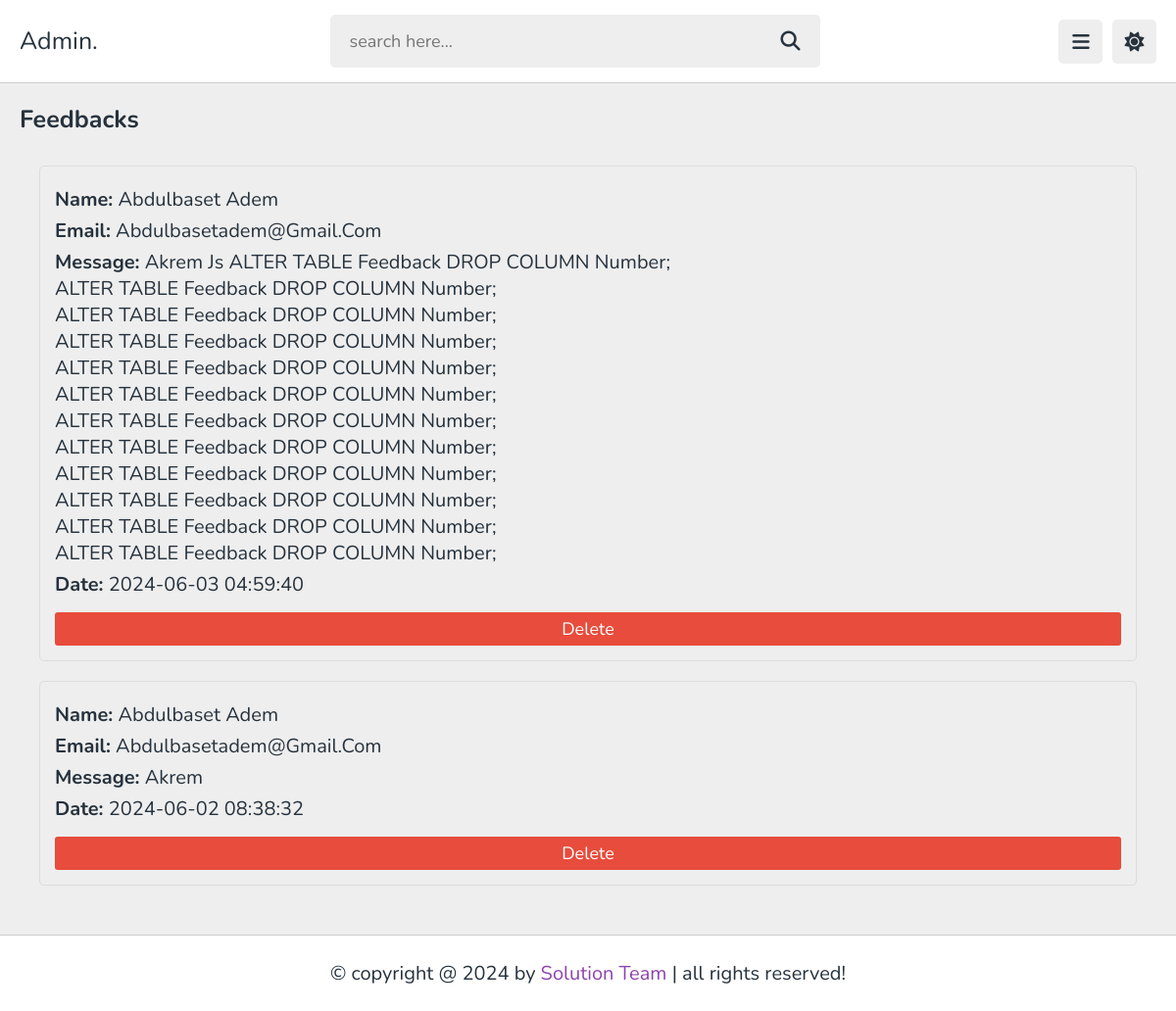
Screenshot of /Admin/admin_feedback.php (signed in) with the database file from the repository.
### tables this page shows
CREATE TABLE `feedback` (
    `id` int(11) NOT NULL,
    `name` varchar(50) NOT NULL,
    `email` varchar(50) NOT NULL,
    `message` text NOT NULL,
    `created_at` timestamp NOT NULL DEFAULT current_timestamp()
);

### Admin/admin_feedback.php (the view, shortened to what this page needs)
<?php
include '../db_connection.php';
$select_feedback = $conn->prepare("SELECT * FROM feedback ORDER BY created_at DESC");
$select_feedback->execute();
$feedbacks = $select_feedback->fetchAll(PDO::FETCH_ASSOC);
?>
<!DOCTYPE html>
<html lang="en">
<head>
    <link rel="stylesheet" href="https://cdnjs.cloudflare.com/ajax/libs/font-awesome/6.1.2/css/all.min.css">
    <link rel="stylesheet" href="../css/style.css">
</head>
<body>
    <header class="header">
        <section class="flex">
            <a href="dashboard.php" class="logo">Admin.</a>
            <form action="search_page.php" method="post" class="search-form">
                <input type="text" name="search" placeholder="search here..." required maxlength="100">
                <button type="submit" class="fas fa-search" name="search_btn"></button>
            </form>
            <div class="icons">
                <div id="menu-btn" class="fas fa-bars"></div>
                <div id="toggle-btn" class="fas fa-sun"></div>
            </div>
        </section>
    </header>
    <section class="feedback">
        <h3 class="title">Feedbacks</h3>
        <div class="feedback-list">
            <?php if ($feedbacks): ?>
            <?php foreach ($feedbacks as $feedback): ?>
            <div class="feedback-item" style="color:#333;">
                <p><strong>Name:</strong> <?= htmlspecialchars($feedback['name']); ?></p>
                <p><strong>Email:</strong> <?= htmlspecialchars($feedback['email']); ?></p>
                <p><strong>Message:</strong> <?= nl2br(htmlspecialchars($feedback['message'])); ?></p>
                <p><strong>Date:</strong> <?= $feedback['created_at']; ?></p>
                <a href="admin_feedback.php?delete=<?= $feedback['id']; ?>"
                    onclick="return confirm('Are you sure you want to delete this feedback?');"
                    class="delete-btn">Delete</a>
            </div>
            <?php endforeach; ?>
            <?php else: ?>
            <p>No feedbacks found.</p>
            <?php endif; ?>
        </div>
    </section>
    <footer class="footer">
        &copy; copyright @ 2024 by <span>Solution Team</span> | all rights reserved!
    </footer>
</body>
</html>

### css/style.css (style rules this page uses)
:root { --main-color: #8e44ad; --red: #e74c3c; --orange: #f39c12; --light-color: #888; --light-bg: #eee; --black: #26323d; --white: #fff; --border: .1rem solid rgba(0, 0, 0, .2); }
* { font-family: 'Nunito', sans-serif; margin: 0; padding: 0; box-sizing: border-box; outline: none; border: none; text-decoration: none; }
html { font-size: 62.5%; overflow-x: hidden; }
body { background-color: var(--light-bg); padding-left: 25%; }
html, body { height: 100%; margin: 0; }
* { margin: 0; padding: 0; box-sizing: border-box; }
section { padding: 2rem; margin: 0 auto; max-width: 1200px; }
.inline-btn, .inline-option-btn, .inline-delete-btn, .btn, .delete-btn, .option-btn { border-radius: .5rem; color: #fff; font-size: 1.8rem; cursor: pointer; text-transform: capitalize; padding: 1rem 3rem; text-align: center; margin-top: 1rem; }
.btn, .delete-btn, .option-btn { display: block; width: 100%; }
.delete-btn, .inline-delete-btn { background-color: var(--red); }
.header { position: sticky; top: 0; left: 0; right: 0; background-color: var(--white); z-index: 1000; border-bottom: var(--border); }
.header .flex { display: flex; align-items: center; justify-content: space-between; position: relative; padding: 1.5rem 2rem; }
.header .flex .logo { font-size: 2.5rem; color: var(--black); }
.header .flex .search-form { width: 50rem; border-radius: .5rem; background-color: var(--light-bg); padding: 1.5rem 2rem; display: flex; gap: 2rem; }
.header .flex .search-form input { width: 100%; font-size: 1.8rem; color: var(--black); background: none; }
.header .flex .search-form button { background: none; font-size: 2rem; cursor: pointer; color: var(--black); }
.header .flex .icons div { font-size: 2rem; color: var(--black); background-color: var(--light-bg); border-radius: .5rem; height: 4.5rem; width: 4.5rem; line-height: 4.5rem; cursor: pointer; text-align: center; margin-left: .7rem; }
.home-grid .box-container .box h3, p { font-size: 2rem; color: var(--black); text-transform: capitalize; }
.footer { background-color: var(--white); border-top: var(--border); position: sticky; bottom: 0; left: 0; right: 0; text-align: center; font-size: 2rem; padding: 2.5rem 2rem; color: var(--black); margin-top: 1rem; z-index: 1000; }
.footer span { color: var(--main-color); }
.feedback .title { margin-bottom: 1rem; text-transform: capitalize; color: var(--black); font-size: 2.5rem; }
.feedback-list { display: flex; flex-direction: column; gap: 20px; padding: 20px; }
.feedback-item { border: 1px solid #ddd; padding: 15px; border-radius: 5px; }
.feedback-item p { margin: 5px 0; }
.delete-btn { display: inline-block; margin-top: 10px; padding: 5px 10px; background: #e74c3c; color: #fff; text-decoration: none; border-radius: 3px; }
@media (max-width:1200px) { body { padding-left: 0; } }

### rows the page displays
feedback: name "Abdulbaset Adem", email "Abdulbasetadem@gmail.com", message "Akrem Js ALTER TABLE Feedback DROP COLUMN Number; ALTER TABLE Feedback DROP COLUMN Number; ALTER TABLE Feedback DROP COLUMN Number; ALTER TABLE Feedback DROP COLUMN Number; ALTER TABLE Feedback DROP COLUMN Number; ALTER TABLE Feedback DROP COLUMN Number; ALTER TABLE Feedback DROP COLUMN Number; ALTER TABLE Feedback DROP COLUMN Number; ALTER TABLE Feedback DROP COLUMN Number; ALTER TABLE Feedback DROP COLUMN Number; ALTER TABLE Feedback DROP COLUMN Number; ALTER TABLE Feedback DROP COLUMN Number;", created_at "2024-06-03 04:59:40"
feedback: name "Abdulbaset Adem", email "Abdulbasetadem@gmail.com", message "Akrem", created_at "2024-06-02 08:38:32"
